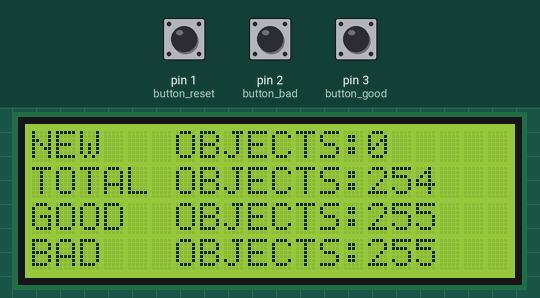
This sketch was run on a simulated Arduino Uno, built with avr-gcc and run on an emulated ATmega328P. On the bench: 20×4 character LCD. The test bench sets the inputs (shaded band); at power-on: pin 1 (button_reset) LOW, pin 2 (button_bad) LOW, pin 3 (button_good) LOW. EEPROM starts erased.

Above: at 1.2 s.
1.3 s: pin 1 (button_reset) pulled HIGH for 1 s
At 1.47 s:
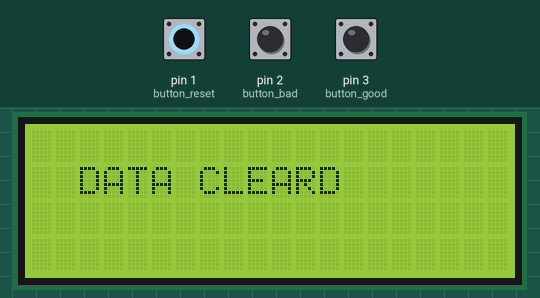
4.1 s: pin 2 (button_bad) pulled HIGH for 1 s
At 6.3 s:
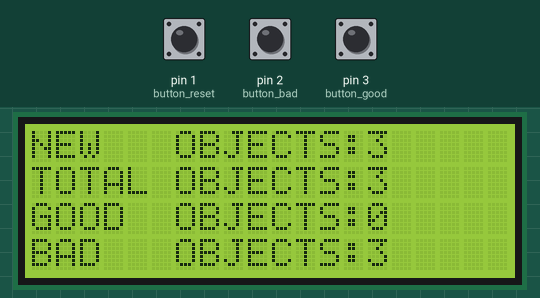
6.6 s: pin 3 (button_good) pulled HIGH for 0.15 s
At 7.6 s:
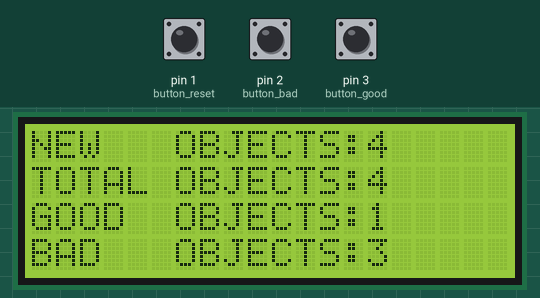
8.5 s: pin 2 (button_bad) pulled HIGH for 0.15 s
At 9.4 s:
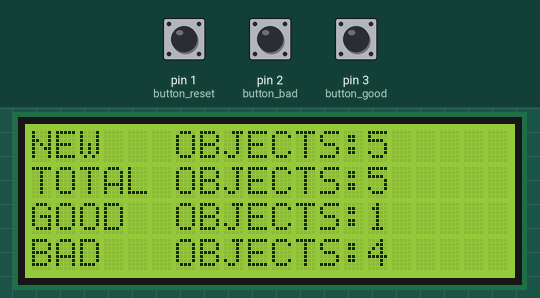
10.4 s: pin 3 (button_good) pulled HIGH for 1 s
At 12.6 s:
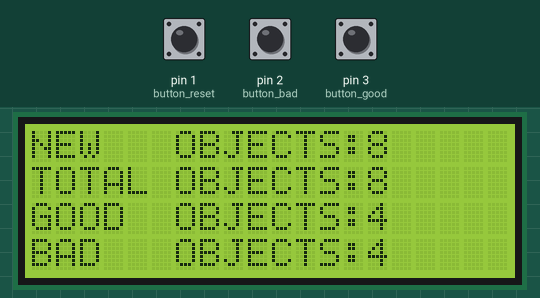
12.9 s: pin 1 (button_reset) pulled HIGH for 3.2 s
At 17.5 s:
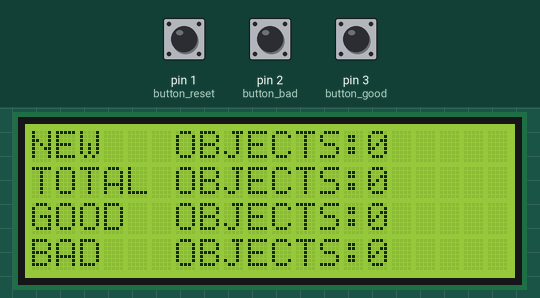
Timing chart, 0 to 18.6 s (numbered marks = the images above; inputs shaded):
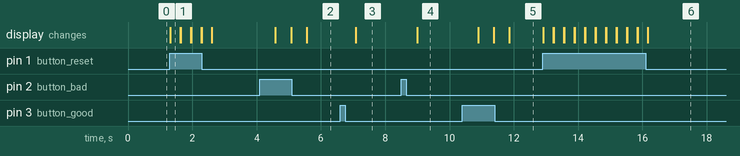

The sketch:

ir.ino
```cpp
#include <LiquidCrystal.h>
#include <EEPROM.h>
const int rs=9,  en =8, d4=7, d5=6,d6=5, d7=4;
LiquidCrystal lcd(rs, en, d4, d5, d6, d7);
int count =0;
int good  =0;
int  bad  =0;
int  ir=A2;
int sum=0;
int button_good=3;
int button_bad =2;
int button_reset =1;


void setup() {

  lcd.begin(20,4);
  pinMode(button_good,INPUT);
  pinMode(button_bad,INPUT);
  pinMode(button_reset,INPUT);
  pinMode(ir,INPUT);
}

void loop() {
  int state1=digitalRead(button_good);
  int state2=digitalRead(button_bad);
  int state3=digitalRead(button_reset);
     if (ir=1 && (state1==HIGH || state2==HIGH ))
     {
      count=count+1;
      EEPROM.write(1,count);
      delay(400);


    if(state1==HIGH)
    {
      good=good+1;
      EEPROM.write(3,good);
      delay(70);
     }
     else
     {
      good=good;
      EEPROM.write(3,good);
     }
    if(state2==HIGH)
    {
      bad=bad+1;
      EEPROM.write(5,bad);
      delay(70);
     }
     else
     {
      bad=bad;
      EEPROM.write(5,bad);
     }}
 else if(state3==HIGH)
 {
  count=0;
  EEPROM.write(1,count);
  good=0;
  EEPROM.write(3,good);
  bad=0;
  EEPROM.write(5,bad);
  sum =0;
  EEPROM.write(7,sum);
  lcd.clear();
  lcd.setCursor(2,1);
  lcd.print("DATA CLEARD");
  delay(300);
  lcd.clear();
 }
     else
  {
    count=count;
    EEPROM.write(1,count);

  }
  lcd.setCursor(0,0);
  count=EEPROM.read(1);
  lcd.print("NEW   OBJECTS:");
  lcd.print(count);
  lcd.setCursor(0,2);
  good=EEPROM.read(3);
  lcd.print("GOOD  OBJECTS:");
  lcd.print(good);
  lcd.setCursor(0,3);
  bad=EEPROM.read(5);
  lcd.print("BAD   OBJECTS:");
  lcd.print(bad);
  lcd.setCursor(0,1);
  bad=EEPROM.read(5);

  sum=good+bad;
  EEPROM.write(7,sum);
  lcd.print("TOTAL OBJECTS:");
  sum=EEPROM.read(7);
  lcd.print(sum);

}
```

Measured:
- after the input at 1.3 s, the display: changes at once (image 1)
- after the input at 4.1 s, the display: first changes after 0.49 s (image 2 shows a later state)
- after the input at 6.6 s, the display: changes after 0.49 s (image 3)
- after the input at 8.5 s, the display: changes after 0.49 s (image 4)
- after the input at 10.4 s, the display: first changes after 0.49 s (image 5 shows a later state)
- after the input at 12.9 s, the display: first changes at once (image 6 shows a later state)
